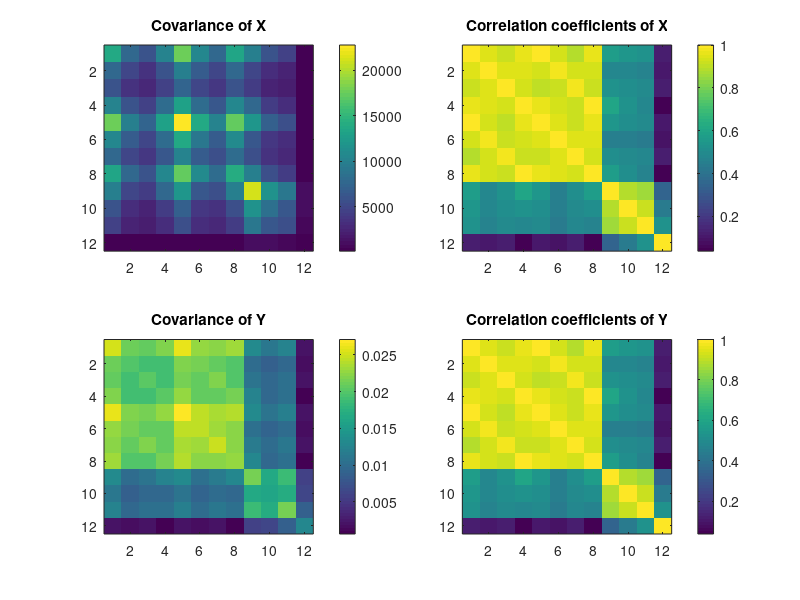
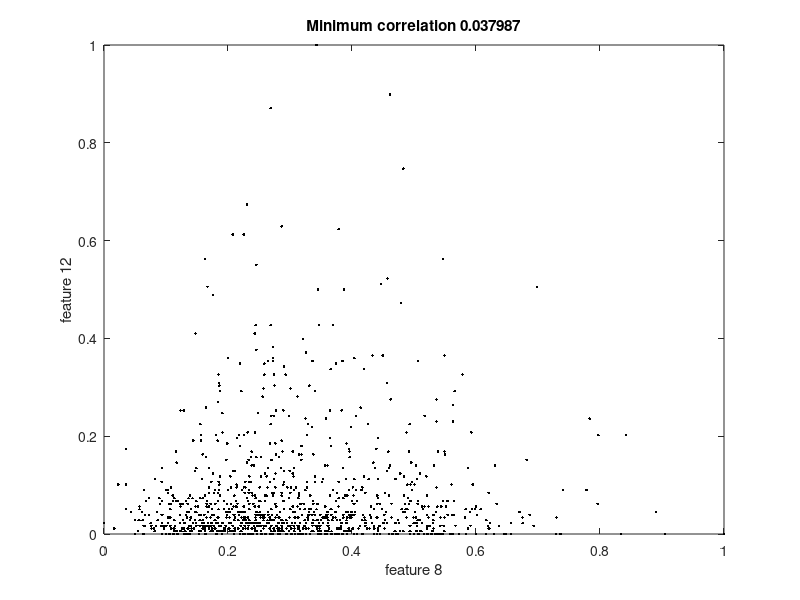

These charts were generated, in order, by the following MATLAB code:
close all; clear all;
X = load('dataset0.txt');
covX = cov(X);
corX = corrcoef(X);

centeredX = bsxfun(@minus, X, min(X));
Y = bsxfun(@times, centeredX, 1./max(centeredX));
covY = cov(Y);
corY = corrcoef(Y);

[minimumCorrelation, index] = min(corY(:));
[feature2, feature1] = ind2sub(size(corY), index);

figure('Color', 'w',...
       'Position', [10 10 800 600])

subplot(2, 2, 1)
imagesc(covX)
title('Covariance of X')
colorbar

subplot(2, 2, 2)
imagesc(corX)
title('Correlation coefficients of X')
colorbar

subplot(2, 2, 3)
imagesc(covY)
title('Covariance of Y')
colorbar

subplot(2, 2, 4)
imagesc(corY)
title('Correlation coefficients of Y')
colorbar

saveas(gcf, 'P2_2a', 'epsc')

figure('Color', 'w',...
       'Position', [10 10 800 600])
plot(Y(:, feature1), Y(:, feature2), 'k.')
title(sprintf('Minimum correlation %f', minimumCorrelation))
xlabel(sprintf('feature %d', feature1))
ylabel(sprintf('feature %d', feature2))

saveas(gcf, 'P2_2b', 'epsc')